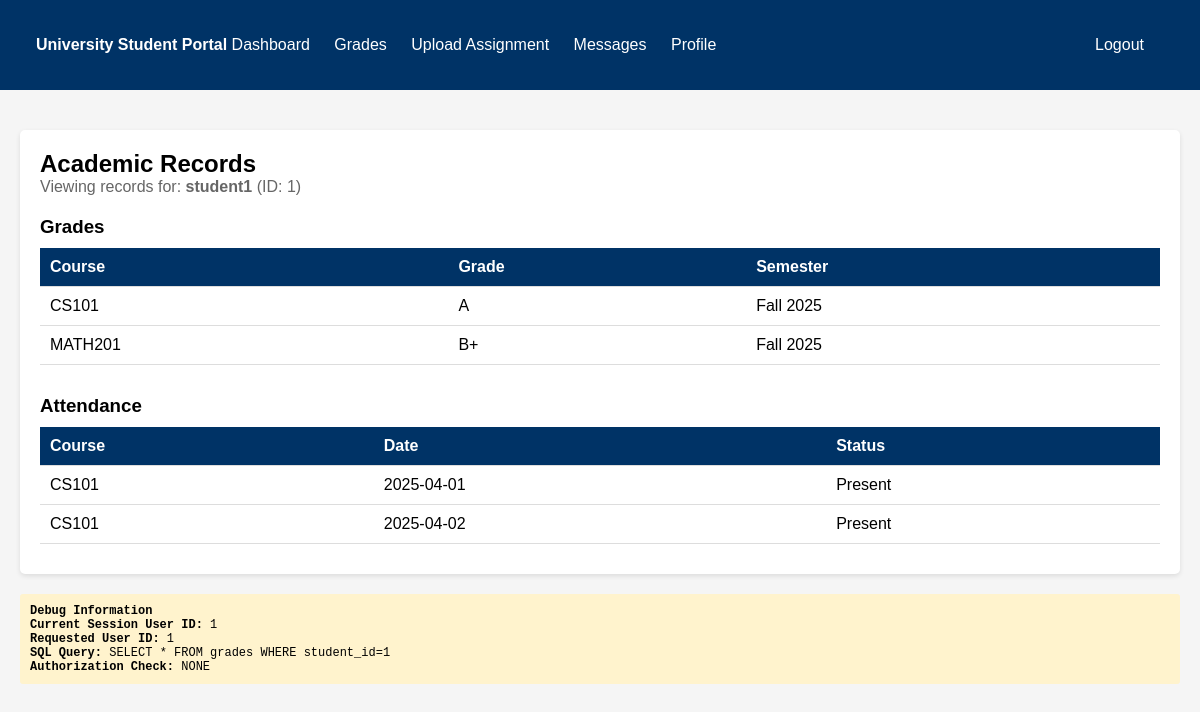
/grades.php (signed in), run on the app's committed database.
### tables this page shows
CREATE TABLE IF NOT EXISTS users (
    id INT AUTO_INCREMENT PRIMARY KEY,
    username VARCHAR(50) UNIQUE NOT NULL,
    password VARCHAR(32) NOT NULL,   
    email VARCHAR(100),
    role ENUM('student', 'lecturer') DEFAULT 'student',
    full_name VARCHAR(100),
    phone VARCHAR(20),
    address TEXT,
    created_at TIMESTAMP DEFAULT CURRENT_TIMESTAMP
);

CREATE TABLE IF NOT EXISTS grades (
    id INT AUTO_INCREMENT PRIMARY KEY,
    student_id INT,
    course VARCHAR(50),
    grade VARCHAR(5),
    semester VARCHAR(20),
    FOREIGN KEY (student_id) REFERENCES users(id)
);

CREATE TABLE IF NOT EXISTS attendance (
    id INT AUTO_INCREMENT PRIMARY KEY,
    student_id INT,
    course VARCHAR(50),
    date DATE,
    status VARCHAR(20),
    FOREIGN KEY (student_id) REFERENCES users(id)
);

### grades.php (the view, shortened to what this page needs)
<?php
$conn = getDB();
$user_id = isset($_GET['user_id']) ? $_GET['user_id'] : $_SESSION['user_id'];
$query = "SELECT * FROM users WHERE id = $user_id";
$user_result = $conn->query($query);
$target_user = $user_result->fetch_assoc();
$grades_query = "SELECT * FROM grades WHERE student_id = $user_id";
$grades_result = $conn->query($grades_query);
$attendance_query = "SELECT * FROM attendance WHERE student_id = $user_id";
$attendance_result = $conn->query($attendance_query);
?>
<!DOCTYPE html>
<html>
<head>
</head>
<body>
    <div class="navbar">
        <div class="container">
            <strong>University Student Portal</strong>
            <a href="dashboard.php">Dashboard</a>
            <a href="grades.php">Grades</a>
            <?php if ($_SESSION['role'] == 'student'): ?>
                <a href="upload.php">Upload Assignment</a>
            <?php endif; ?>
            <a href="messages.php">Messages</a>
            <a href="profile.php">Profile</a>
            <a href="logout.php" style="float: right;">Logout</a>
        </div>
    </div>
    <div class="container">
        <div class="card">
            <h2>Academic Records</h2>
            <p style="color: #666; margin-bottom: 20px;">
                Viewing records for: <strong><?php echo $target_user['username'] ?? 'Unknown'; ?></strong> (ID: <?php echo $user_id; ?>)
            </p>
            <h3>Grades</h3>
            <table>
                <thead>
                    <tr>
                        <th>Course</th>
                        <th>Grade</th>
                        <th>Semester</th>
                    </tr>
                </thead>
                <tbody>
                    <?php while ($grade = $grades_result->fetch_assoc()): ?>
                    <tr>
                        <td><?php echo $grade['course']; ?></td>
                        <td><?php echo $grade['grade']; ?></td>
                        <td><?php echo $grade['semester']; ?></td>
                    </tr>
                    <?php endwhile; ?>
                </tbody>
            </table>
            <h3 style="margin-top: 30px;">Attendance</h3>
            <table>
                <thead>
                    <tr>
                        <th>Course</th>
                        <th>Date</th>
                        <th>Status</th>
                    </tr>
                </thead>
                <tbody>
                    <?php while ($att = $attendance_result->fetch_assoc()): ?>
                    <tr>
                        <td><?php echo $att['course']; ?></td>
                        <td><?php echo $att['date']; ?></td>
                        <td><?php echo $att['status']; ?></td>
                    </tr>
                    <?php endwhile; ?>
                </tbody>
            </table>
        </div>
        <div class="debug">
            <h4>Debug Information</h4>
            <p><strong>Current Session User ID:</strong> <?php echo $_SESSION['user_id']; ?></p>
            <p><strong>Requested User ID:</strong> <?php echo $user_id; ?></p>
            <p><strong>SQL Query:</strong> SELECT * FROM grades WHERE student_id=<?php echo $user_id; ?></p>
            <p><strong>Authorization Check:</strong> NONE</p>
        </div>
    </div>
</body>
</html>

### grades.php (style rules this page uses)
* { margin: 0; padding: 0; box-sizing: border-box; }
body { font-family: Arial, sans-serif; background: #f5f5f5; }
.navbar { background: #003366; color: white; padding: 1rem; }
.navbar a { color: white; text-decoration: none; margin-right: 20px; }
.container { max-width: 1200px; margin: 0 auto; padding: 20px; }
.card { background: white; padding: 20px; margin: 20px 0; border-radius: 5px; box-shadow: 0 2px 5px rgba(0,0,0,0.1); }
table { width: 100%; border-collapse: collapse; margin: 10px 0; }
th, td { padding: 10px; text-align: left; border-bottom: 1px solid #ddd; }
th { background: #003366; color: white; }
.debug { background: #fff3cd; padding: 10px; margin: 10px 0; border-radius: 3px; font-family: monospace; font-size: 12px; }

### data on the page
users: username "student1"
grades: course "CS101", grade "A", semester "Fall 2025"
grades: course "MATH201", grade "B+", semester "Fall 2025"
attendance: course "CS101", date "2025-04-01", status "Present"
attendance: course "CS101", date "2025-04-02", status "Present"

### other printed values
$user_id "1"
$_SESSION['user_id'] "1"
